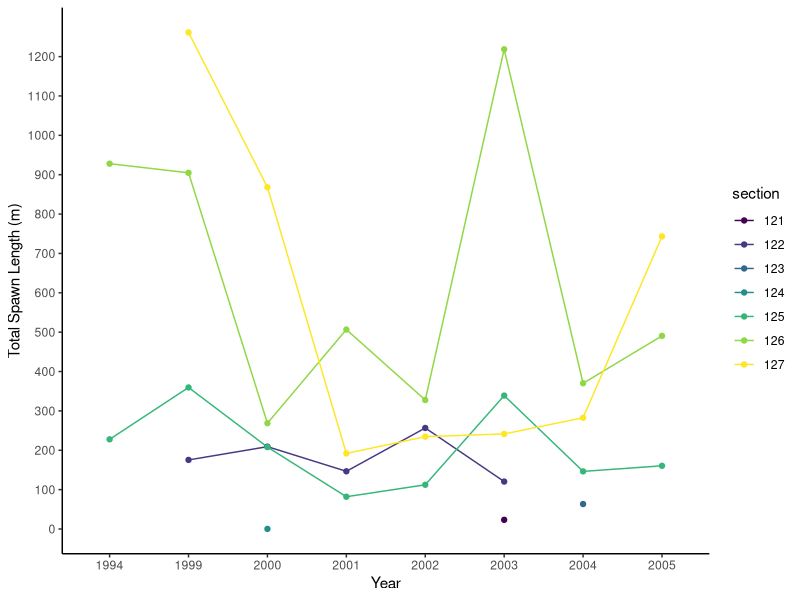
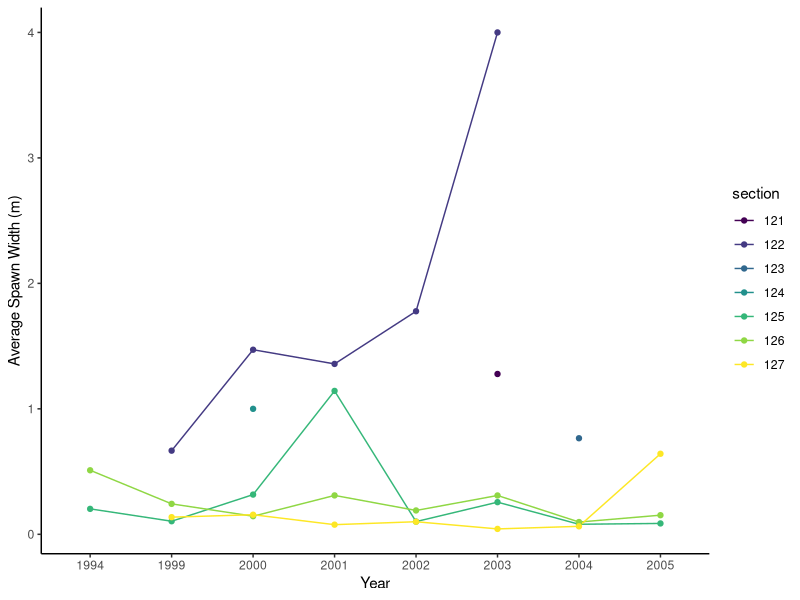
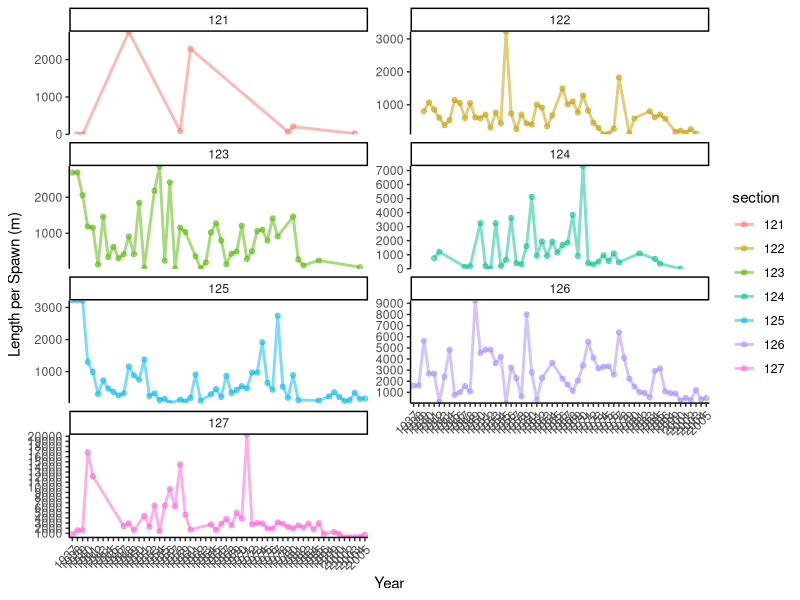
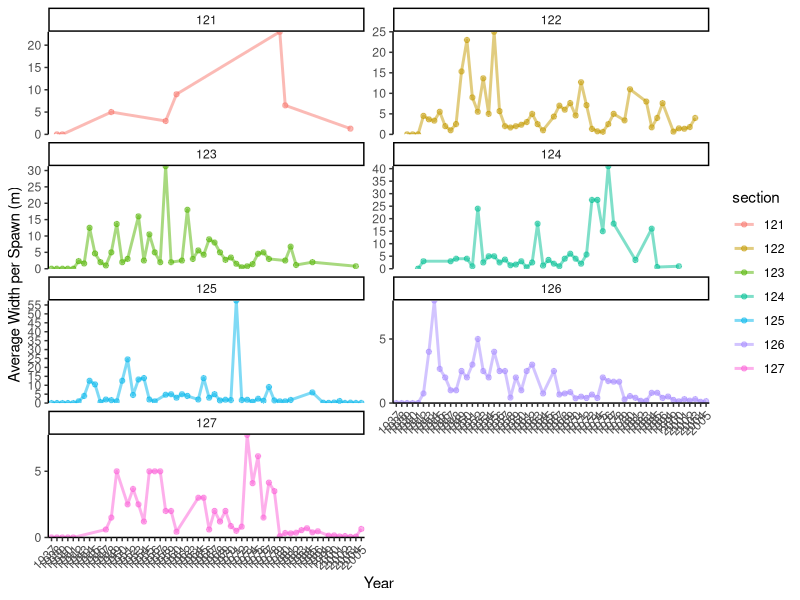
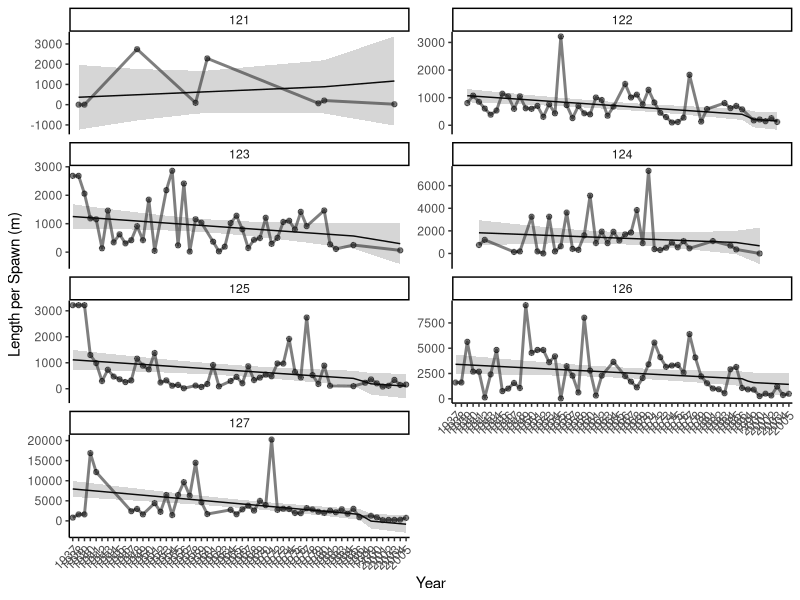
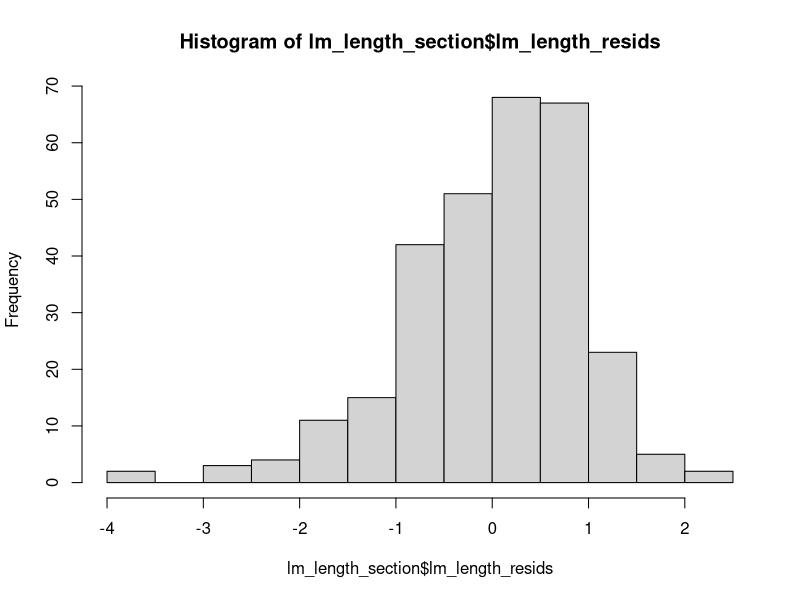
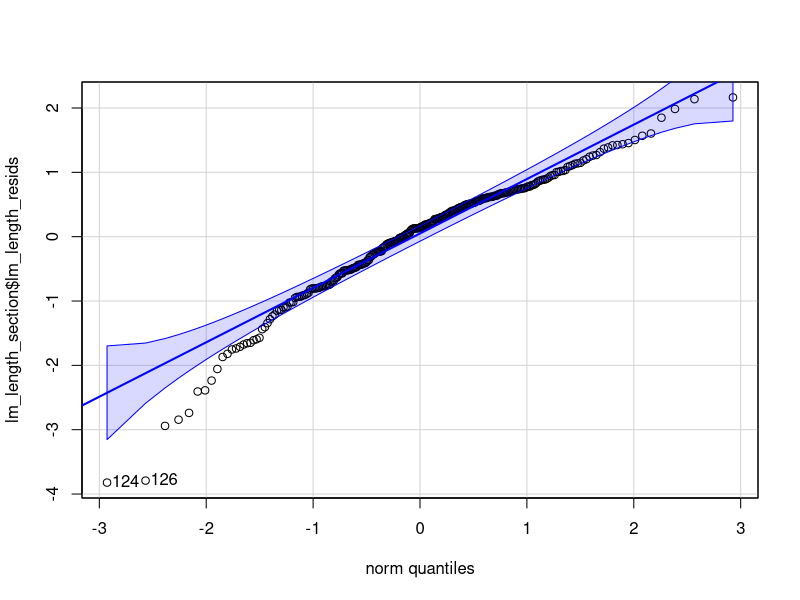
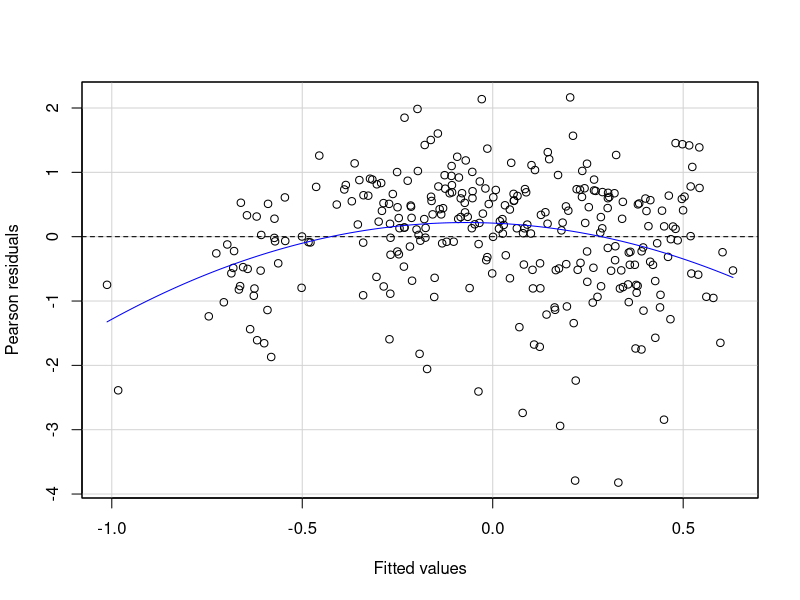

The R script that drew these images, in order: (Note: this script raises an error after producing the figures.)
# ##############################################################################

# Mapping herring spawn distribution using length, width, intensity, spawn start date, and spawn index from 1936 - 2005
# Athour: Hana Burdge

# ##############################################################################

library(ggplot2)
library(dplyr)
library(lubridate)
library(ggforce)
library(viridis)
library(readr)
library(ggpubr)

#-------------------------------------------------------------------------------

# CLEANING GLEN'S DATA

#-------------------------------------------------------------------------------

# Read CSV (treat blanks and "NA" as missing values)
glen_data <- read_csv("data/glen_spawn_data.csv", na = c("", "NA", "na"))

# Remove first column and last two columns (not needed)
glen_data <- glen_data %>%
  select(-1, -(ncol(.)-1), -ncol(.))

# Look at all possible names for regions 
unique(glen_data$region)
#[1] "Adeane Point"                    "Baronet Pass"                   
#[3] "Beaver Harbour"                  "Belleisle Sound"                
#[5] "Bond Sound"                      "Boughey Bay"                    
#[7] "Franklin Flats"                  "Hardy Bay"                      
#[9] "Kingcome Inlet"                  "Kingcome Inlet, Wakeman Sound"  
#[11] "Knight Inlet"                    "Mackenzie C"                    
#[13] "Masterman Island"                "Port McNeill"                   
#[15] "Reid Bay"                        "Sargeaunt Pass"                 
#[17] "Thompson Sound"                  "Thomspon Sound"                 
#[19] "Tribune Channel"                 "Tribune Channel, Thompson Sound"
#[21] "Wakeman Sound"    

# Rename some of the regions so that they are considered the same
glen_data <- glen_data %>%
  mutate(region = recode(region,
                         "Kingcome Inlet, Wakeman Sound" = "Wakeman Sound",
                         "Thomspon Sound" = "Thompson Sound",
                         "Tribune Channel, Thompson Sound" = "Thompson Sound"))
unique(glen_data$region)
#[1] "Adeane Point"     "Baronet Pass"     "Beaver Harbour"   "Belleisle Sound"  "Bond Sound"      
#[6] "Boughey Bay"      "Franklin Flats"   "Hardy Bay"        "Kingcome Inlet"   "Wakeman Sound"   
#[11] "Knight Inlet"     "Mackenzie C"      "Masterman Island" "Port McNeill"     "Reid Bay"        
#[16] "Sargeaunt Pass"   "Thompson Sound"   "Tribune Channel" 

# Organize these regions into Sections within Area 12
glen_data <- glen_data %>%
  mutate(section = case_when(
    region %in% c("Franklin Flats", "Adeane Point", "Knight Inlet") ~ "127",
    region %in% c("Baronet Pass", "Boughey Bay") ~ "123",
    region %in% c("Mackenzie C") ~ "124",
    region %in% c("Sargeaunt Pass", "Thompson Sound", "Tribune Channel", "Bond Sound") ~ "125",
    region %in% c("Beaver Harbour", "Hardy Bay", "Masterman Island") ~ "122",
    region %in% c("Belleisle Sound", "Kingcome Inlet", "Wakeman Sound", "Reid Bay") ~ "126",
    region %in% c("Port McNeill") ~ "121"
  )) %>%
  relocate(section, .after = region)  # moves 'section' right after 'region'

# Convert survey_date from month/day/year to Date format
glen_data <- glen_data %>%
  mutate(survey_date = mdy(survey_date))

# Arrange so same section and regions are together, ordered by year then date -> arranged by survey date 
# and not spawn date because survey date does not have any NAs
glen_data <- glen_data %>%
  arrange(section, region, year(survey_date), survey_date)

### Summarizing total number or records, total length, average width
spawn_summary <- glen_data %>%
  group_by(section, year = year(survey_date)) %>%
  summarise(
    total_length   = sum(length_m, na.rm = TRUE),
    n_spawns       = n(),
    average_width  = mean(average_width_m, na.rm = TRUE),
    .groups = "drop"
  ) 
# Filter to look at length and width per spawn
filtered_spawn_summary <- spawn_summary %>%
  mutate(length_per_spawn = total_length/n_spawns, width_per_spawn = average_width/n_spawns)
  
# Plot summed spawn length over time for each section and the number of spawns being summed
spawn_length <- ggplot(filtered_spawn_summary, aes(x = factor(year), y = length_per_spawn, color = section, group = section)) +
  geom_line() +
  geom_point() +
  scale_y_continuous(breaks = seq(0, ceiling(max(filtered_spawn_summary$length_per_spawn)), by = 100)) +
  scale_color_viridis_d(option = "viridis") +
  labs(
    x = "Year",
    y = "Total Spawn Length (m)"
  ) +
  theme_classic()
  
spawn_length

# Save plot as PNG
ggsave("figures/spawn_length.png", plot = , width = 10, height = 6, dpi = 300)


### Now for Average Width in each Section by year

# Plot average spawn width over time for each section and show number of spawns
spawn_width <- ggplot(filtered_spawn_summary, aes(x = factor(year), y = width_per_spawn, color = section, group = section)) +
  geom_line() +
  geom_point() +
  scale_y_continuous(breaks = seq(0, ceiling(max(filtered_spawn_summary$width_per_spawn)), by = 1)) +
  scale_color_viridis_d(option = "viridis") +
  labs(
    x = "Year",
    y = "Average Spawn Width (m)"
  ) +
  theme_classic()

spawn_width

# Save plot as PNG
ggsave("figures/spawn_width.png", plot = , width = 10, height = 6, dpi = 300)


#-------------------------------------------------------------------------------

# CLEANING BILLY'S BOOK DATA 

#-------------------------------------------------------------------------------

billy_data <- read_csv("data/billy_data.csv")

# Clean the data to add it to glen_data to make combined data
# Turn section into character 
billy_data <- billy_data %>%
  mutate(section = as.character(section)) %>%
  rename("n_spawns" = "total records", "total_length" = "sum_length", "average_width" = "av_width", "spawn_index" = "spawn index", "first_spawn" = "min_date", "last_spawn" = "max_date")


###  COMBINE WITH GLEN'S DATA TO GET FULL TIME SERIES  ###
# Now stack the rows
combined_data <- bind_rows(spawn_summary, billy_data)

#-------------------------------------------------------------------------------

# PLOT LENGTH AND WIDTH (entire time series)

#-------------------------------------------------------------------------------

# Make sure year is numeric for sorting, then convert to ordered factor
combined_data <- combined_data %>%
  arrange(section, year) %>%
  mutate(year_factor = factor(year, levels = sort(unique(year))))

# Divide the length by number of spawns to account for the number of surveys that were 
# recorded each year in each section
filtered_combined_data <- combined_data %>%
  filter(n_spawns != 0) %>%
  mutate(length_per_spawn = total_length/n_spawns, width_per_spawn = average_width/n_spawns)

## Look at the Data
# Plot length per spawn for all section over time * IS THIS DATA CONTINUOUS?? *
ggplot(filtered_combined_data, aes(x = factor(year), y = length_per_spawn, colour = section, group = section)) +
  geom_line(alpha = 0.5, size = 1) +
  geom_point(alpha = 0.5) +
  facet_wrap(~ section, scales = "free_y", ncol = 2) +
  theme_classic() +
  scale_y_continuous(breaks = seq(0, max(combined_data$total_length, na.rm = TRUE), by = 1000), expand = c(0, 0)) +
  labs(x = "Year", y = "Length per Spawn (m)") +
  theme_classic() +
  theme(axis.text.x = element_text(angle = 45, hjust = 1))

# Plot average width per spawn for all section over time 
ggplot(filtered_combined_data, aes(x = factor(year), y = width_per_spawn, colour = section, group = section)) +
  geom_line(alpha = 0.5, size = 1) +
  geom_point(alpha = 0.5) +
  facet_wrap(~ section, scales = "free_y", ncol = 2) +
  theme_classic() +
  scale_y_continuous(breaks = seq(0, max(combined_data$total_length, na.rm = TRUE), by = 5), expand = c(0, 0)) +
  labs(x = "Year", y = "Average Width per Spawn (m)") +
  theme_classic() +
  theme(axis.text.x = element_text(angle = 45, hjust = 1))


#-------------------------------------------------------------------------------

# RUN SOME STATS ON LENGTH AND WIDTH PER SPAWN

#-------------------------------------------------------------------------------
#--------------------
# LM LENGTH PER SPAWN 
#--------------------
# Finding the trend line for each section and find the p values 
lm_length_section <- filtered_combined_data %>% 
  group_by(section) %>% 
  # take log and scale x and y to make them comparable 
  mutate(log_length_per_spawn = log(length_per_spawn + 1)) %>% 
  mutate(length_per_spawn_scaled = scale(log_length_per_spawn), year_scaled = scale(year)) %>%
  # adding the intercept, slope, and p value into the lm_length_per_section data frame 
  mutate(lm_intercept = lm(length_per_spawn_scaled ~ year_scaled)$coefficients[1],
         lm_slope = lm(length_per_spawn_scaled ~ year_scaled)$coefficients[2],
         p_value = summary(lm(length_per_spawn_scaled ~ year_scaled))$coefficients[2,4],
         # predicting according to the model what the length_per_spawn is in different years -> this is in order to de-scale later
         predicted_length_per_spawn_scaled = predict(lm(length_per_spawn_scaled ~ year_scaled)),
         # finding the upper and lower 95% confidence intervals 
         predicted_length_per_spawn_upper_scaled = predict(lm(length_per_spawn_scaled ~ year_scaled), interval = "confidence", level = 0.95)[,3],
         predicted_length_per_spawn_lower_scaled = predict(lm(length_per_spawn_scaled ~ year_scaled), interval = "confidence", level = 0.95)[,2]) %>% 
  # de-scaling the values for plotting
  mutate(predicted_length_per_spawn =  predicted_length_per_spawn_scaled * sd(length_per_spawn) + mean(length_per_spawn),
         predicted_length_per_spawn_upper =  predicted_length_per_spawn_upper_scaled * sd(length_per_spawn) + mean(length_per_spawn),
         predicted_length_per_spawn_lower =  predicted_length_per_spawn_lower_scaled * sd(length_per_spawn) + mean(length_per_spawn))

#lm_length_section %>% View()

# Plotting again with the lm line and confidence intervals 
lm_length_plot <- ggplot(lm_length_section, aes(x = factor(year), y = length_per_spawn, group = section)) +
  geom_line(alpha = 0.5, size = 1) +
  geom_point(alpha = 0.5) +
  #geom_text(aes(label = n_spawns), vjust = -0.5, size = 3) +
  geom_line(aes(x = factor(year), y = predicted_length_per_spawn)) +
  geom_ribbon(aes(ymin = predicted_length_per_spawn_lower, ymax = predicted_length_per_spawn_upper), alpha = 0.2) +
  facet_wrap(~ section, scales = "free_y", ncol = 2) +
  theme_classic() +
  labs(x = "Year", y = "Length per Spawn (m)") +
  theme_classic() +
  theme(axis.text.x = element_text(angle = 45, hjust = 1))

lm_length_plot # model looks good -> use this plot
#ggsave("figures/lm_length.png", plot = , width = 18, height = 8, dpi = 300)


#-------------------------------------------------------
# RUN MODEL DIAGNOSTICS ON LENGTH (on the scaled version)
#-------------------------------------------------------

library(car)
library(tidyverse)
# fit a regression model
lm_length <- lm(length_per_spawn_scaled ~ year_scaled, data = lm_length_section)

summary(lm_length)

# checking for normally distributed residuals with hist
lm_length_section$lm_length_resids <-resid(lm_length) 

hist(lm_length_section$lm_length_resids) 

# look again with QQ Plot
qqPlot(lm_length_section$lm_length_resids, id = list(labels = lm_length_section$section)) 

# checking for relationships between residuals and predictors
residualPlot(lm_length, tests = FALSE) # this looks good!!



#---------------------------
# LM AVERAGE WIDTH PER SPAWN
#---------------------------

lm_width_section <- filtered_combined_data %>% 
  group_by(section) %>% 
  # take log and scale x and y to make them comparable 
  mutate(log_width_per_spawn = log(width_per_spawn + 1)) %>% 
  mutate(width_per_spawn_scaled = scale(log_width_per_spawn), year_scaled = scale(year)) %>%
  # adding the intercept, slope, and p value into the lm_width_per_section data frame 
  mutate(lm_intercept = lm(width_per_spawn_scaled ~ year_scaled)$coefficients[1],
         lm_slope = lm(width_per_spawn_scaled ~ year_scaled)$coefficients[2],
         p_value = summary(lm(width_per_spawn_scaled ~ year_scaled))$coefficients[2,4],
         # predicting according to the model what the width_per_spawn is in different years -> this is in orde to de-scale later
         predicted_width_per_spawn_scaled = predict(lm(width_per_spawn_scaled ~ year_scaled)),
         # finding the upper and lower 95% confidence intervals 
         predicted_width_per_spawn_upper_scaled = predict(lm(width_per_spawn_scaled ~ year_scaled), interval = "confidence", level = 0.95)[,3],
         predicted_width_per_spawn_lower_scaled = predict(lm(width_per_spawn_scaled ~ year_scaled), interval = "confidence", level = 0.95)[,2]) %>% 
  # de-scaling the values for plotting
  mutate(predicted_width_per_spawn =  predicted_width_per_spawn_scaled * sd(width_per_spawn) + mean(width_per_spawn),
         predicted_width_per_spawn_upper =  predicted_width_per_spawn_upper_scaled * sd(width_per_spawn) + mean(width_per_spawn),
         predicted_width_per_spawn_lower =  predicted_width_per_spawn_lower_scaled * sd(width_per_spawn) + mean(width_per_spawn))

#lm_width_section %>% View()

# Plotting again with the lm line and confidence intervals 
lm_width_plot <- ggplot(lm_width_section, aes(x = factor(year), y = width_per_spawn, group = section)) +
  geom_line(alpha = 0.5, size = 1) +
  geom_point(alpha = 0.5) +
  #geom_text(aes(label = n_spawns), vjust = -0.5, size = 3) +
  geom_line(aes(x = factor(year), y = predicted_width_per_spawn)) +
  geom_ribbon(aes(ymin = predicted_width_per_spawn_lower, ymax = predicted_width_per_spawn_upper), alpha = 0.2) +
  facet_wrap(~ section, scales = "free_y", ncol = 2) +
  theme_classic() +
  #scale_y_continuous(breaks = seq(0, 56, by = 2)) +
  labs(x = "Year", y = "Average Width per Spawn (m)") +
  theme_classic() +
  theme(axis.text.x = element_text(angle = 45, hjust = 1))

lm_width_plot
#ggsave("figures/lm_width.png", plot = , width = 18, height = 8, dpi = 300)


#-------------------------------
# RUN MODEL DIAGNOSTICS ON WIDTH
#-------------------------------

# fit a regression model
lm_width <- lm(width_per_spawn_scaled ~ year_scaled, data = lm_width_section)

summary(lm_width)

# checking for normally distributed residuals with hist
lm_width_section$lm_width_resids <-resid(lm_width) 

hist(lm_width_section$lm_width_resids) 

# look again with QQ Plot
qqPlot(lm_width_section$lm_width_resids, id = list(labels = lm_width_section$section)) 

# checking for relationships between residuals and predictors
residualPlot(lm_width, tests = FALSE) # even with log this looks bad



#-------------------------------------------------------------------------------

# CALCULATE SPAWN INDEX

#-------------------------------------------------------------------------------
## Filtering/cleaning data 
# get rid of unneeded columns
glen_data_index <- glen_data %>% 
  select(-c(side, weather, time_start, time_end, tide_start, tide_end, method, weather, water_conditions, 
            max_vert_visibility_m, sea_conditions, tide_time_start, tide_time_end))
# get rid of NAs
glen_data_index <- glen_data_index %>% mutate(across(everything(), ~replace(., is.na(.), 0)))

## Calculating Cofficient and Index
# summing layers across sections and years 
glen_data_index <- glen_data_index %>%
  mutate(year = year(survey_date)) %>%  # extract year first
  group_by(section, year) %>%
  # To sum the records from all types od vegetation in one survey
  mutate(sum_layer = rowSums(across(c(grass_layers, RW_layers, kelp_layers, BA_layers, LR_layers, 
                                      SR_layers, RK_layers, O)), na.rm = TRUE)) %>%
  # To count the number of surveys in a year in a section
  mutate(n_spawns = n()) %>% 
  # calculate 
  mutate(spawn_coefficient = (1/n_spawns) * sum(average_width_m * sum_layer)) %>% 
  mutate(spawn_index = sum(length_m) * spawn_coefficient) %>% 
  ungroup()
  
## Now combine with Billy data
glen_billy_index <- bind_rows(glen_data_index, billy_data)

# Plot spawn index to see what it looks like
ggplot(glen_billy_index, aes(x = factor(year), y = spawn_index, group = section)) +
  geom_line(alpha = 0.5, size = 1) +
  geom_point(alpha = 0.5) +
  facet_wrap(~ section, scales = "free_y", ncol = 2) +
  theme_classic() +
  labs(x = "Year", y = "Spawn Index (m^2)") +
  theme_classic() +
  theme(axis.text.x = element_text(angle = 45, hjust = 1))
        
#-------------------------------------------------------------------------------

# RUN SOME STATS ON SPAWN INDEX 

#-------------------------------------------------------------------------------

lm_spawn_index <- glen_billy_index %>% 
  group_by(section) %>% 
  # scale x and y to make them comparable 
  mutate(log_spawn_index = log(spawn_index + 1)) %>% 
  mutate(spawn_index_scaled = scale(log_spawn_index), year_scaled = scale(year)) %>%
  # adding the intercept, slope, and p value into the lm_width_per_section data frame 
  mutate(lm_intercept = lm(spawn_index_scaled ~ year_scaled)$coefficients[1],
         lm_slope = lm(spawn_index_scaled ~ year_scaled)$coefficients[2],
         p_value = summary(lm(spawn_index_scaled ~ year_scaled))$coefficients[2,4],
         # predicting according to the model what the spawn_index is in different years -> this is in orde to de-scale later
         predicted_spawn_index_scaled = predict(lm(spawn_index_scaled ~ year_scaled)),
         # finding the upper and lower 95% confidence intervals 
         predicted_spawn_index_upper_scaled = predict(lm(spawn_index_scaled ~ year_scaled), interval = "confidence", level = 0.95)[,3],
         predicted_spawn_index_lower_scaled = predict(lm(spawn_index_scaled ~ year_scaled), interval = "confidence", level = 0.95)[,2]) %>% 
  # de-scaling the values for plotting
  mutate(predicted_spawn_index =  predicted_spawn_index_scaled * sd(spawn_index) + mean(spawn_index),
         predicted_spawn_index_upper =  predicted_spawn_index_upper_scaled * sd(spawn_index) + mean(spawn_index),
         predicted_spawn_index_lower =  predicted_spawn_index_lower_scaled * sd(spawn_index) + mean(spawn_index))

#lm_spawn_index %>% View()

# Plotting again with the lm line and confidence intervals 
lm_spawn_index_plot <- ggplot(lm_spawn_index, aes(x = factor(year), y = spawn_index, group = section)) +
  geom_line(alpha = 0.5, size = 1) +
  geom_point(alpha = 0.5) +
  #geom_text(aes(label = n_spawns), vjust = -0.5, size = 3) +
  geom_line(aes(x = factor(year), y = predicted_spawn_index)) +
  geom_ribbon(aes(ymin = predicted_spawn_index_lower, ymax = predicted_spawn_index_upper), alpha = 0.2) +
  facet_wrap(~ section, scales = "free_y", ncol = 1) +
  theme_classic() +
  labs(x = "Year", y = "Spawn Index (Total Spawn Deposition m^2)") +
  theme_classic() +
  theme(axis.text.x = element_text(angle = 45, hjust = 1))

lm_spawn_index_plot
ggsave("figures/lm_spawn_index.png", plot = , width = 10, height = 20, dpi = 300)

#-------------------------------
# RUN MODEL DIAGNOSTICS ON INDEX
#-------------------------------

# fit a regression model
lm_index <- lm(spawn_index_scaled ~ year_scaled, data = lm_spawn_index)

summary(lm_index)

# checking for normally distributed residuals with hist
lm_spawn_index$lm_index_resids <-resid(lm_index) 

hist(lm_spawn_index$lm_index_resids) 

# look again with QQ Plot
qqPlot(lm_spawn_index$lm_index_resids) 

# checking for relationships between residuals and predictors
residualPlot(lm_index, tests = FALSE) # log and non-log look bad 

#-------------------------------------------------------------------------------

# PLOTTING SPAWN START AND END DATES

#-------------------------------------------------------------------------------

billy_spawn_dates <- read_csv("data/billy_start_end_dates.csv")

# filtering for the earliest and latest spawn dates 
glen_spawn_dates <- glen_data %>% 
  mutate(year = year(survey_date)) %>%   
  group_by(section, year) %>% 
  mutate(min_date = min(spawn_start_date),
         max_date = max(spawn_end_date)) 

# taking only the columns that we need 
glen_spawn_dates <- glen_spawn_dates %>% 
 select(year, section, min_date, max_date) 

# changing the date format of date from year/month/day to year-month-day
glen_spawn_dates$min_date <- format(as.Date(glen_spawn_dates$min_date, format = "%m/%d/%Y"), "%Y-%m-%d")
glen_spawn_dates$max_date <- format(as.Date(glen_spawn_dates$max_date, format = "%m/%d/%Y"), "%Y-%m-%d")

# combine billy and glen date data 
glen_billy_dates <- rbind(billy_spawn_dates, glen_spawn_dates)

# Make any 0 into NAs and then get rid of any rows with NAs
glen_billy_dates$min_date[glen_billy_dates$min_date == "0"] <- NA
glen_billy_dates$max_date[glen_billy_dates$min_date == "0"] <- NA
glen_billy_dates <- glen_billy_dates %>% 
  filter(!is.na(min_date)) %>%
  filter(!is.na(max_date))

# now take only the month and date from min and max spawn dates 
glen_billy_dates$min_date <- as.Date(as.character(glen_billy_dates$min_date), format = "%Y-%m-%d")
glen_billy_dates$min_month_day <- format(glen_billy_dates$min_date, "%m-%d")
glen_billy_dates$max_date <- as.Date(as.character(glen_billy_dates$max_date), format = "%Y-%m-%d")
glen_billy_dates$max_month_day <- format(glen_billy_dates$max_date, "%m-%d")

# plot to see what earlist spawn start date looks like 
ggplot(glen_billy_dates, aes(x = factor(year), y = min_month_day)) +
  geom_point(alpha = 0.5) +
  facet_wrap(~ section, scales = "free_y", ncol = 2) +
  labs(x = "Year", y = "Earliest Spawn Start Date") +
  theme_classic() +
  theme(axis.text.x = element_text(angle = 45, hjust = 1))

# plot to see what latest spawn end date looks like 
ggplot(glen_billy_dates, aes(x = factor(year), y = max_month_day)) +
  geom_point(alpha = 0.5) +
  facet_wrap(~ section, scales = "free_y", ncol = 2) +
  labs(x = "Year", y = "Latest Spawn End Date") +
  theme_classic() +
  theme(axis.text.x = element_text(angle = 45, hjust = 1))


#-------------------------------------------------------------------------------

# RUN SOME STATS ON START AND END DATES # how to properly scale dates?

#-------------------------------------------------------------------------------

lm_min_month_day <- glen_billy_dates %>% 
  group_by(section) %>% 
  # scale x and y to make them comparable 
  #mutate(log_min_month_day = log(min_month_day + 1)) %>% 
  mutate(min_month_day_scaled = scale(min_month_day), year_scaled = scale(year)) %>%
  # adding the intercept, slope, and p value into the lm_width_per_section data frame 
  mutate(lm_intercept = lm(min_month_day_scaled ~ year_scaled)$coefficients[1],
         lm_slope = lm(min_month_day_scaled ~ year_scaled)$coefficients[2],
         p_value = summary(lm(min_month_day_scaled ~ year_scaled))$coefficients[2,4],
         # predicting according to the model what the min_month_day is in different years -> this is in orde to de-scale later
         predicted_min_month_day_scaled = predict(lm(min_month_day_scaled ~ year_scaled)),
         # finding the upper and lower 95% confidence intervals 
         predicted_min_month_day_upper_scaled = predict(lm(min_month_day_scaled ~ year_scaled), interval = "confidence", level = 0.95)[,3],
         predicted_min_month_day_lower_scaled = predict(lm(min_month_day_scaled ~ year_scaled), interval = "confidence", level = 0.95)[,2]) %>% 
  # de-scaling the values for plotting
  mutate(predicted_min_month_day =  predicted_min_month_day_scaled * sd(min_month_day) + mean(min_month_day),
         predicted_min_month_day_upper =  predicted_min_month_day_upper_scaled * sd(min_month_day) + mean(min_month_day),
         predicted_min_month_day_lower =  predicted_min_month_day_lower_scaled * sd(min_month_day) + mean(min_month_day))

# Plotting again with the lm line and confidence intervals 
lm_min_month_day_plot <- ggplot(lm_min_month_day, aes(x = factor(year), y = min_month_day, group = section)) +
  geom_line(alpha = 0.5, size = 1) +
  geom_point(alpha = 0.5) +
  #geom_text(aes(label = n_spawns), vjust = -0.5, size = 3) +
  geom_line(aes(x = factor(year), y = predicted_min_month_day)) +
  geom_ribbon(aes(ymin = predicted_min_month_day_lower, ymax = predicted_min_month_day_upper), alpha = 0.2) +
  facet_wrap(~ section, scales = "free_y", ncol = 2) +
  theme_classic() +
  labs(x = "Year", y = "Earliest Spawn Start Date") +
  theme_classic() +
  theme(axis.text.x = element_text(angle = 45, hjust = 1))

lm_min_month_day_plot
